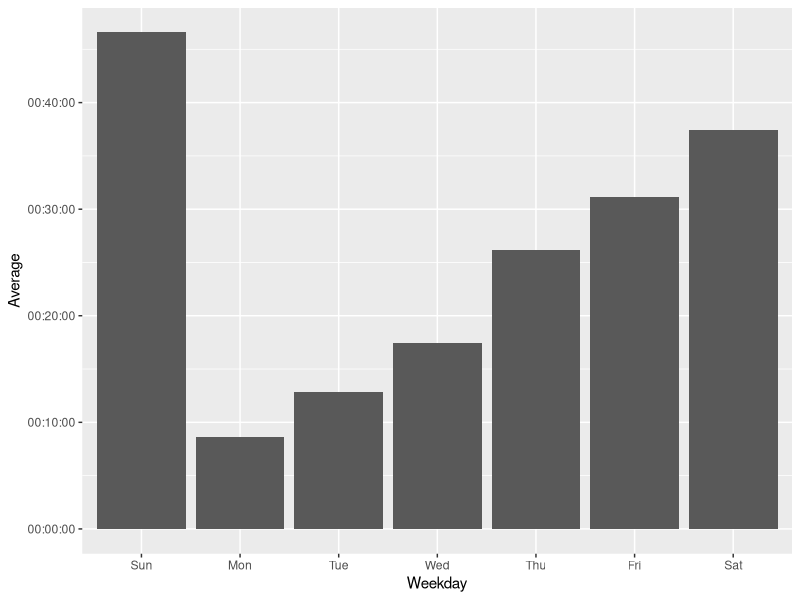
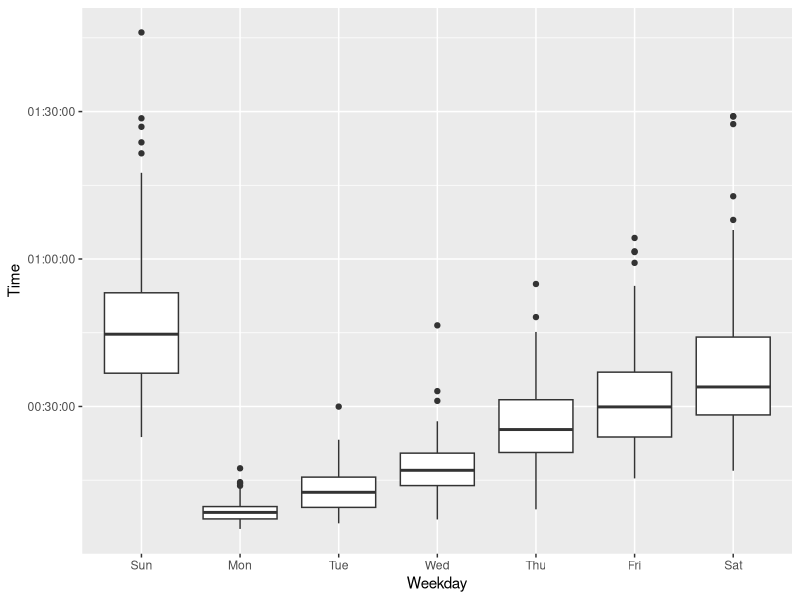
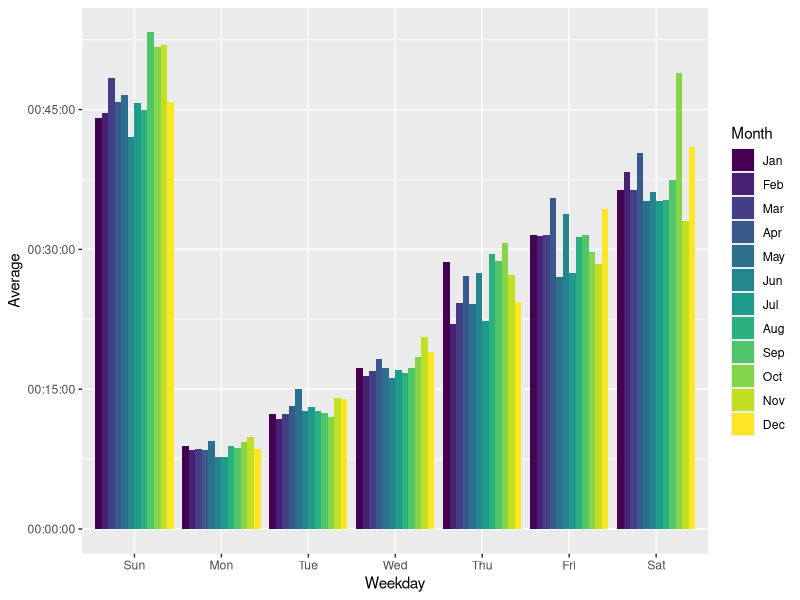
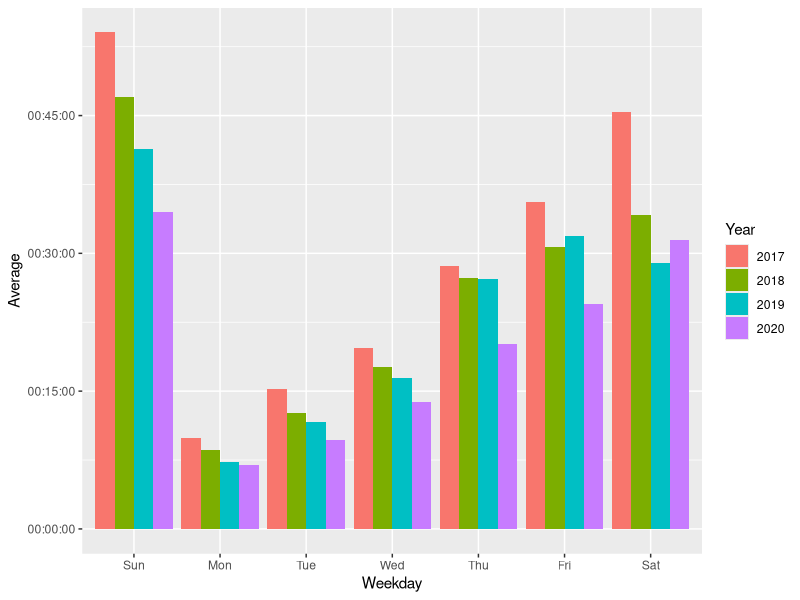
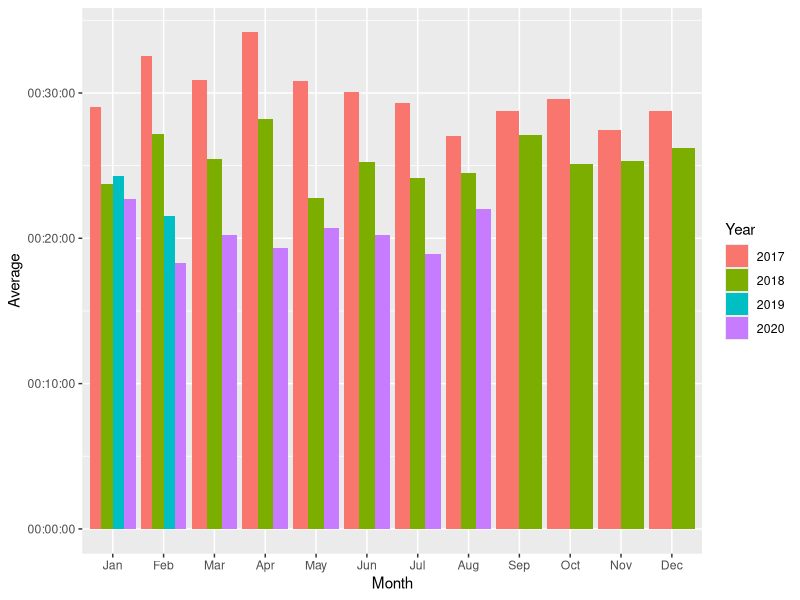
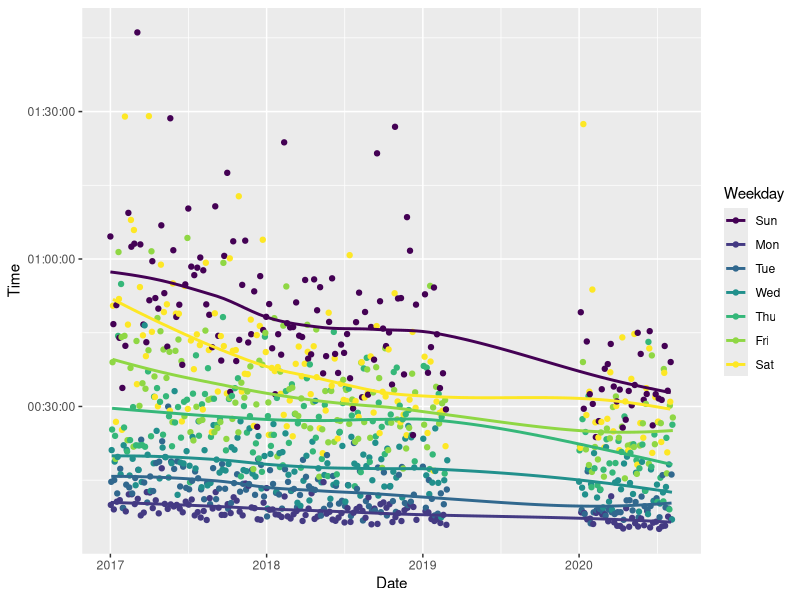

Here is the R script that generated these plots, in order:
## ---- chunk 1
knitr::opts_chunk$set(echo = TRUE)
## ---- chunk 2
library(lubridate)
library(tidyverse)
## ---- chunk 3
times_for_2017 <- read_csv(file = "2017.csv")
times_for_2018 <- read_csv(file = "2018.csv")
times_for_2019 <- read_csv(file = "2019.csv")
times_for_2020 <- read_csv(file = "2020.csv")

completion_times <- rbind(
    times_for_2017,
    times_for_2018,
    times_for_2019,
    times_for_2020
  ) %>%
  mutate(
    Weekday = wday(Date, label = TRUE),
    Month = month(Date, label = TRUE),
    Year = year(Date)
  )
## ---- chunk 4
completion_times %>%
  select(Date, Weekday, Time) %>%
  tail(n = 7)
## ---- chunk 5
times_by_day <- completion_times %>%
  group_by(Weekday) %>%
  summarise(
    Average = hms::as.hms(round(mean(Time))),
    Fastest = hms::as.hms(min(Time)),
    Slowest = hms::as.hms(max(Time))
  )

times_by_day
## ---- chunk 6
ggplot(times_by_day) +
  geom_bar(
    mapping = aes(x = Weekday, y = Average),
    stat = "identity"
  )
## ---- chunk 7
ggplot(completion_times) +
  geom_boxplot(
    mapping = aes(x = Weekday, y = Time)
  )
## ---- chunk 8
completion_times %>%
  group_by(Weekday) %>%
  summarise(
    "85th" = hms::as.hms(round(quantile(Time, probs = 0.85))),
    "75th" = hms::as.hms(round(quantile(Time, probs = 0.75))),
    "50th" = hms::as.hms(round(quantile(Time, probs = 0.5))),
    "25th" = hms::as.hms(round(quantile(Time, probs = 0.25)))
  )
## ---- chunk 9
times_by_month <- completion_times %>%
  group_by(Month, Weekday) %>%
  summarise(
    Average = hms::as.hms(round(mean(Time)))
  )

ggplot(times_by_month) +
  geom_bar(
    mapping = aes(x = Weekday, y = Average, fill = Month),
    position = "dodge",
    stat = "identity"
  )
## ---- chunk 10
times_by_weekday_year <- completion_times %>%
  group_by(Weekday, Year) %>%
  summarise(Average = hms::as.hms(round(mean(Time))))

times_by_weekday_year$Year <- factor(times_by_weekday_year$Year)

ggplot(times_by_weekday_year) +
  geom_bar(
    mapping = aes(x = Weekday, y = Average, fill = Year),
    position = "dodge",
    stat = "identity"
  )
## ---- chunk 11
times_by_month_year <- completion_times %>%
  group_by(Month, Year) %>%
  summarise(Average = hms::as.hms(round(mean(Time))))

times_by_month_year$Year <- factor(times_by_month_year$Year)

ggplot(times_by_month_year) +
  geom_bar(
    mapping = aes(x = Month, y = Average, fill = Year),
    position = "dodge",
    stat = "identity"
  )
## ---- chunk 12
ggplot(completion_times, mapping = aes(x = Date, y = Time, color = Weekday)) +
  geom_point() +
  geom_smooth(se = FALSE)
